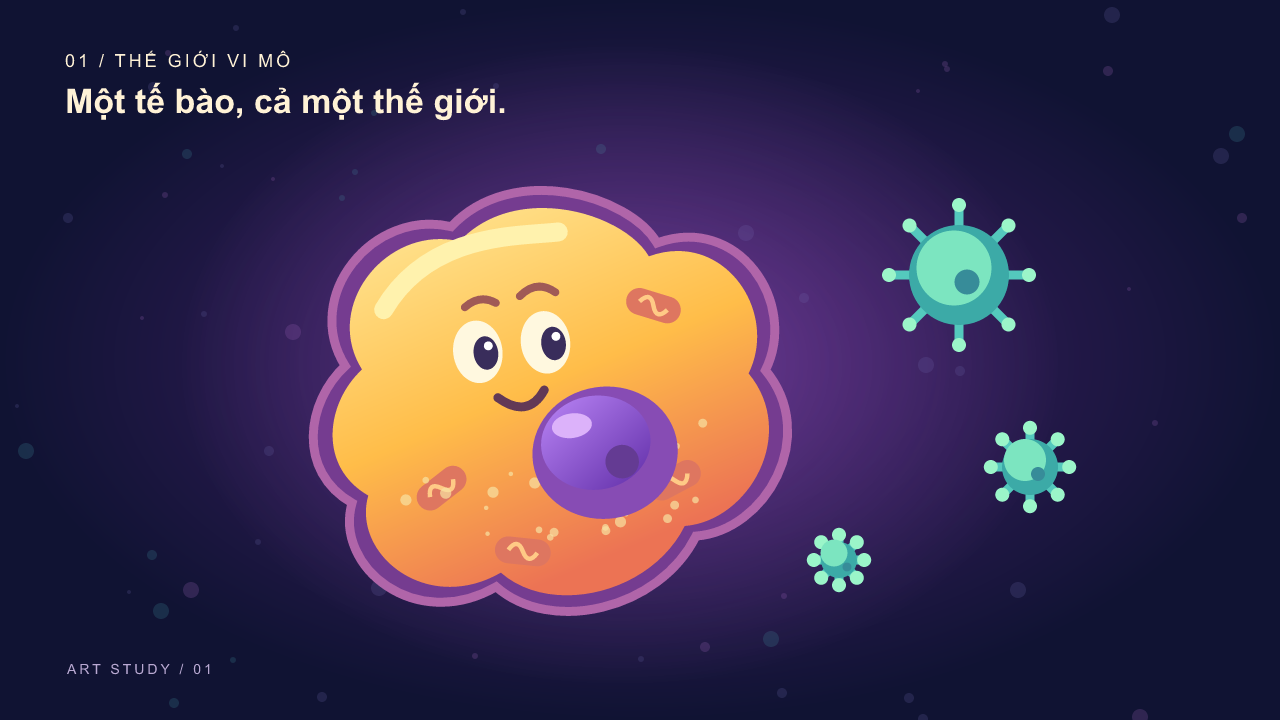
#> input picture artwork/science-samples/01-cell.png, 1280 x 720 px; its folder holds 3 pictures in this run
$ python draw_samples.py
#> lines starting #> are read from the running program, lines starting #| are printed output that depends on the picture
from pathlib import Path
import math, random
import resvg_py
from PIL import Image

OUT=Path(__file__).parent
random.seed(24)
DEFS='''<defs>
<radialGradient id="space"><stop stop-color="#45216e"/><stop offset="1" stop-color="#101333"/></radialGradient>
<linearGradient id="gold" x2=".3" y2="1"><stop stop-color="#ffe796"/><stop offset=".55" stop-color="#ffbd49"/><stop offset="1" stop-color="#ec7354"/></linearGradient>
<linearGradient id="purple" x2=".8" y2="1"><stop stop-color="#b984f5"/><stop offset="1" stop-color="#6936af"/></linearGradient>
<linearGradient id="mint" x2="0" y2="1"><stop stop-color="#aff9d9"/><stop offset="1" stop-color="#44bdc6"/></linearGradient>
<radialGradient id="halo"><stop stop-color="#b765df" stop-opacity=".4"/><stop offset="1" stop-color="#b765df" stop-opacity="0"/></radialGradient>
</defs>'''
def path(d,fill,extra=''): return f'<path d="{d}" fill="{fill}" {extra}/>'
def circle(x,y,r,c,extra=''): return f'<circle cx="{x}" cy="{y}" r="{r}" fill="{c}" {extra}/>'
def ellipse(x,y,rx,ry,c,extra=''): return f'<ellipse cx="{x}" cy="{y}" rx="{rx}" ry="{ry}" fill="{c}" {extra}/>'
def text(x,y,s,size=20,c='#fff2d6',extra=''): return f'<text x="{x}" y="{y}" fill="{c}" font-family="Arial" font-size="{size}" {extra}>{s}</text>'
def group(id,body,transform=''): return f'<g id="{id}" transform="{transform}">{body}</g>'
def bg():
    s='<rect width="1280" height="720" fill="url(#space)"/>'
    for i in range(65):
        s+=circle(random.randrange(1280),random.randrange(720),random.choice([2,3,5,8]),random.choice(['#81539f','#53518c','#347285']), 'opacity=".28"')
    return s
def save(name,s):
    svg=f'<svg xmlns="http://www.w3.org/2000/svg" width="1280" height="720" viewBox="0 0 1280 720">{DEFS}{s}</svg>'
    (OUT/f'{name}.svg').write_text(svg,encoding='utf-8')
    (OUT/f'{name}.png').write_bytes(resvg_py.svg_to_bytes(svg_string=svg))

blob='M-180,-65 C-210,-132 -136,-201 -69,-175 C-7,-225 92,-181 111,-135 C186,-151 229,-65 191,-9 C231,56 171,133 109,129 C67,190 -32,198 -74,149 C-151,180 -215,111 -191,57 C-236,22 -219,-38 -180,-65Z'
s=bg()+ellipse(620,365,440,320,'url(#halo)')
s+=text(65,67,'01  /  THẾ GIỚI VI MÔ',18,extra='letter-spacing="3"')
s+=text(65,113,'Một tế bào, cả một thế giới.',34,extra='font-weight="bold"')
cell=path(blob,'#753c90','stroke="#b065a9" stroke-width="8"')
cell+=path(blob,'url(#gold)','transform="scale(.92)"')
cell+=path('M-139,-110 C-89,-173 -11,-158 25,-157','none','stroke="#fff2ad" stroke-width="17" stroke-linecap="round"')
for x,y,a in [(-110,55,-30),(100,-80,25),(97,77,-20),(-46,121,14)]:
    cell+=group('organelle'+str(x),'<rect x="-25" y="-12" width="50" height="24" rx="12" fill="#de7660"/>'+path('M-13,0 Q-6,-12 0,0 T13,0','none','stroke="#ffca86" stroke-width="4"'),f'translate({x} {y}) rotate({a})')
for i in range(24):
    x,y=random.randint(-145,145),random.randint(30,125)
    cell+=circle(x,y,random.randint(2,5),'#f7e2a2','opacity=".7"')
cell+=group('nucleus',ellipse(39,44,65,59,'#874cb4')+ellipse(32,34,49,42,'url(#purple)')+ellipse(13,16,18,11,'#dcb2fa')+circle(53,54,15,'#643b93'))
face=''
for x in [-61,0]: face+=ellipse(x,-61,22,28,'#fff8df')+ellipse(x+7,-59,11,15,'#392d5b')+circle(x+10,-65,4,'white')
face+=path('M-67,-102 Q-52,-112 -39,-102 M-17,-105 Q0,-118 15,-104','none','stroke="#a05a56" stroke-width="7" stroke-linecap="round"')
face+=path('M-49,-18 Q-25,5 -7,-19','none','stroke="#623956" stroke-width="8" stroke-linecap="round"')
cell+=group('face',face)
s+=group('cell',cell,'translate(555 410) rotate(-8) scale(1.12)')
for j,(x,y,r) in enumerate([(959,275,50),(1030,467,28),(839,560,18)]):
    v=''
    for k in range(8):
        a=k*math.pi/4; X,Y=math.cos(a)*r*1.4,math.sin(a)*r*1.4
        v+=path(f'M0,0 L{X},{Y}','none','stroke="#54c9bd" stroke-width="9"')+circle(X,Y,7,'#9bf5c9')
    v+=circle(0,0,r,'#3caaa7')+circle(-5,-7,r*.75,'#7ce5c0')+circle(8,7,r*.25,'#378c99')
    s+=group('particle'+str(j),v,f'translate({x} {y})')
s+=text(67,674,'ART STUDY  /  01',14,'#b9a9d2',extra='letter-spacing="3"')
save('01-cell',s)

s=bg()+text(65,67,'02  /  MỘT CÁNH CỔNG NHỎ',18,extra='letter-spacing="3"')+text(65,113,'Đúng tín hiệu. Mở đúng cửa.',34,extra='font-weight="bold"')
s+=path('M0,463 L1280,314 L1280,720 L0,720Z','#f9ce80')
s+=path('M0,445 L1280,296 L1280,380 L0,529Z','#ad397a')
lip=''
for x in range(-30,1320,26):
    y=445-x*.1164
    lip+=path(f'M{x},{y+13} q-8,16 0,31 m8,-31 q-8,16 0,31','none','stroke="#ff9eb3" stroke-width="7" stroke-linecap="round"')
    lip+=circle(x+3,y,12,'#f96c9e')+circle(x,y-4,4,'#ffb1c5')+circle(x+3,y+70,12,'#ed628e')
s+=group('lipid-bilayer',lip)
gate=ellipse(0,0,90,90,'#532778')+path('M-28,-83 C-96,-94 -103,-4 -69,71 L-27,78 Q-54,0 -28,-83','#53c8aa')+path('M28,-83 C96,-94 103,-4 69,71 L27,78 Q54,0 28,-83','url(#mint)')
gate+=path('M-58,-59 Q-79,-8 -53,45','none','stroke="#aff6ce" stroke-width="7" stroke-linecap="round"')
s+=group('gate',gate,'translate(765 394) rotate(-7)')
arm=path('M585,375 L546,299 L604,233 L677,249','none','stroke="#228cb8" stroke-width="29" stroke-linejoin="round" stroke-linecap="round"')
for x,y in [(585,375),(546,299),(604,233),(677,249)]: arm+=circle(x,y,19,'#58d7e1')+circle(x-4,y-5,7,'#a8f5eb')
arm+=path('M676,248 L703,221 L735,235 M677,249 L693,279 L727,274','none','stroke="#59dce4" stroke-width="15" stroke-linecap="round" stroke-linejoin="round"')
s+=group('protein',arm)
s+=circle(752,248,21,'#fff1a1')+circle(747,242,8,'white')
for x,y in [(387,259),(293,332),(981,180),(1048,265),(413,571),(1035,535)]:
    s+=group('molecule'+str(x),circle(-9,0,12,'#a888df')+circle(9,0,12,'#a888df')+circle(0,-13,12,'#cfb2f6'),f'translate({x} {y}) rotate(25)')
s+=text(70,213,'BÊN NGOÀI',15,'#ae9ccc',extra='letter-spacing="3"')+text(70,610,'BÊN TRONG',15,'#9d5966',extra='letter-spacing="3"')
s+=text(67,674,'ART STUDY  /  02 · CƠ CHẾ CÁCH ĐIỆU',14,'#9d5966',extra='letter-spacing="2"')
save('02-membrane',s)

s='<rect width="1280" height="720" fill="#fff1cf"/>'+circle(985,281,280,'#d4ead7')+circle(1150,90,145,'#c3e3d3')
s+=text(65,67,'03  /  CHUYỆN CỦA CON NGƯỜI',18,'#5b5073',extra='letter-spacing="3"')+text(65,113,'Tò mò là điểm bắt đầu.',34,'#373452',extra='font-weight="bold"')
s+='<rect x="65" y="197" width="430" height="322" rx="24" fill="#d1e4d5"/><rect x="82" y="213" width="396" height="289" rx="16" fill="#f8ffe6"/>'
for k in range(20):
    x=115+k*17; y=345; off=math.sin(k*.42)*67
    s+=path(f'M{x},{y+off} L{x},{y-off}','none','stroke="#8bcfc2" stroke-width="7"')
for phase,c in [(0,'#388fa0'),(math.pi,'#7e60b7')]:
    pts=[f'{115+i*3.4},{345+math.sin(i*.084+phase)*67}' for i in range(96)]
    s+=path('M'+' L'.join(pts),'none',f'stroke="{c}" stroke-width="9" stroke-linecap="round"')
s+=ellipse(851,655,208,24,'#e2cba9')
person=path('M-96,153 Q-150,182 -159,335 L155,335 Q144,191 86,151Z','#5c5795')
person+=path('M-86,149 L-24,169 L10,283 L40,169 L85,151 L117,335 L-119,335Z','#fffdf0')
person+=path('M-26,115 L-25,169 Q10,197 40,166 L40,113Z','#d2778e')
person+=path('M-28,160 L-66,150 L-85,205 L-46,218 L-57,249 L0,315Z','#d2e7df')+path('M39,161 L74,148 L92,204 L58,218 L67,247 L15,312Z','#e2eee0')
person+=path('M-121,180 Q-151,187 -179,238 L-265,195','none','stroke="#fffdf0" stroke-width="48" stroke-linecap="round"')
person+=path('M-266,196 L-286,178 M-269,198 L-303,193','none','stroke="#ed9ca6" stroke-width="22" stroke-linecap="round"')
person+=path('M105,185 Q147,217 131,271 L60,291','none','stroke="#f5f7e9" stroke-width="48" stroke-linecap="round"')
person+=group('head',ellipse(-1,18,88,104,'#3d365a')+ellipse(-73,51,18,23,'#df889c')+ellipse(77,51,18,23,'#e997a5')+path('M-69,-2 Q-66,-65 10,-64 Q77,-59 73,18 L66,77 Q49,123 9,129 Q-45,121 -63,75Z','#efa5ab')+path('M-76,23 Q-116,-46 -52,-81 Q-9,-125 43,-85 Q105,-80 88,-7 Q57,2 40,-34 Q-5,9 -53,-5 L-64,37Z','#393451')+path('M-66,-53 Q-15,-94 33,-68','none','stroke="#65547a" stroke-width="12" stroke-linecap="round"')+ellipse(-28,43,17,20,'#fff7dc')+ellipse(37,43,17,20,'#fff7dc')+ellipse(-33,44,8,12,'#393451')+ellipse(32,44,8,12,'#393451')+path('M-47,14 Q-30,4 -12,14 M24,9 Q40,0 55,12','none','stroke="#59405e" stroke-width="7" stroke-linecap="round"')+path('M8,42 L0,66 L15,66','none','stroke="#d67d90" stroke-width="6" stroke-linecap="round"')+path('M-13,86 Q9,106 32,84','#9c4c71')+path('M-9,87 L28,86 Q13,97 -9,87','#fff7df'))
person+='<rect x="-1" y="248" width="98" height="107" rx="9" fill="#3b7c8c" transform="rotate(-12 48 300)"/>'+path('M124,277 L74,296','none','stroke="#efa5ab" stroke-width="24" stroke-linecap="round"')
s+=group('scientist',person,'translate(885 298)')
s+=text(67,674,'ART STUDY  /  03',14,'#897c8c',extra='letter-spacing="3"')
save('03-scientist',s)
sheet=Image.new('RGB',(1280,2160))
#> sheet: PIL image 1280x2160 RGB; every value is 0
for i,n in enumerate(['01-cell','02-membrane','03-scientist']):
    with Image.open(OUT/f'{n}.png') as im: sheet.paste(im,(0,i*720))
#> im is the input picture: PIL image 1280x720 RGBA; mean R, G, B, A 65.6, 50.7, 77.8, 255
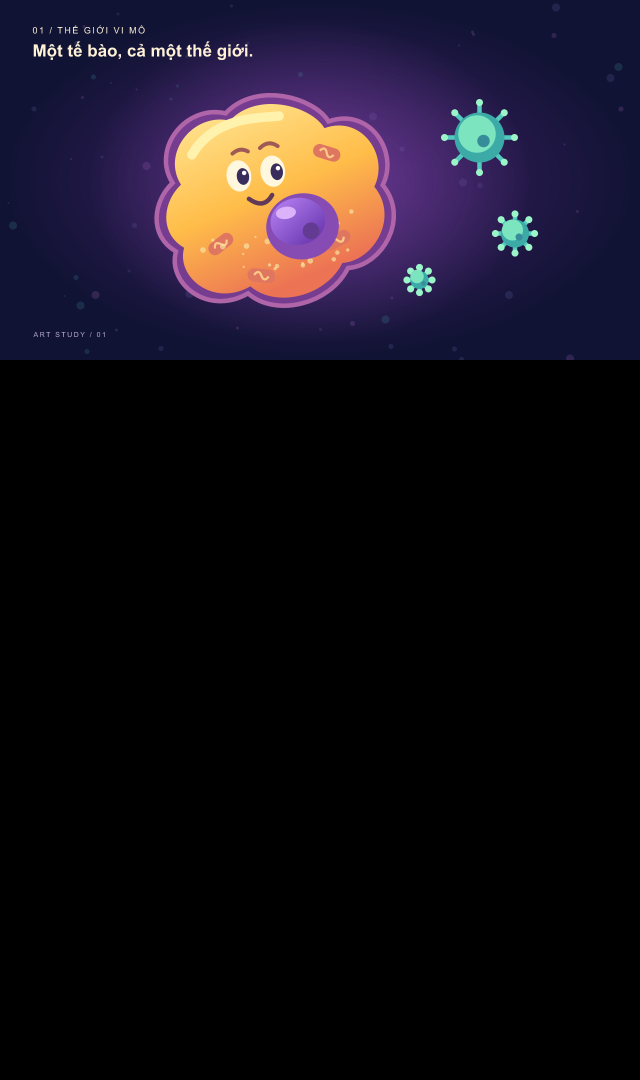
#> sheet: PIL image 1280x2160 RGB (shown at 1/2 size); mean R, G, B 21.9, 16.9, 25.9
#> pass 2 of the loop `for i,n in enumerate(['01-cell','02-membrane','03-scientist']):`:
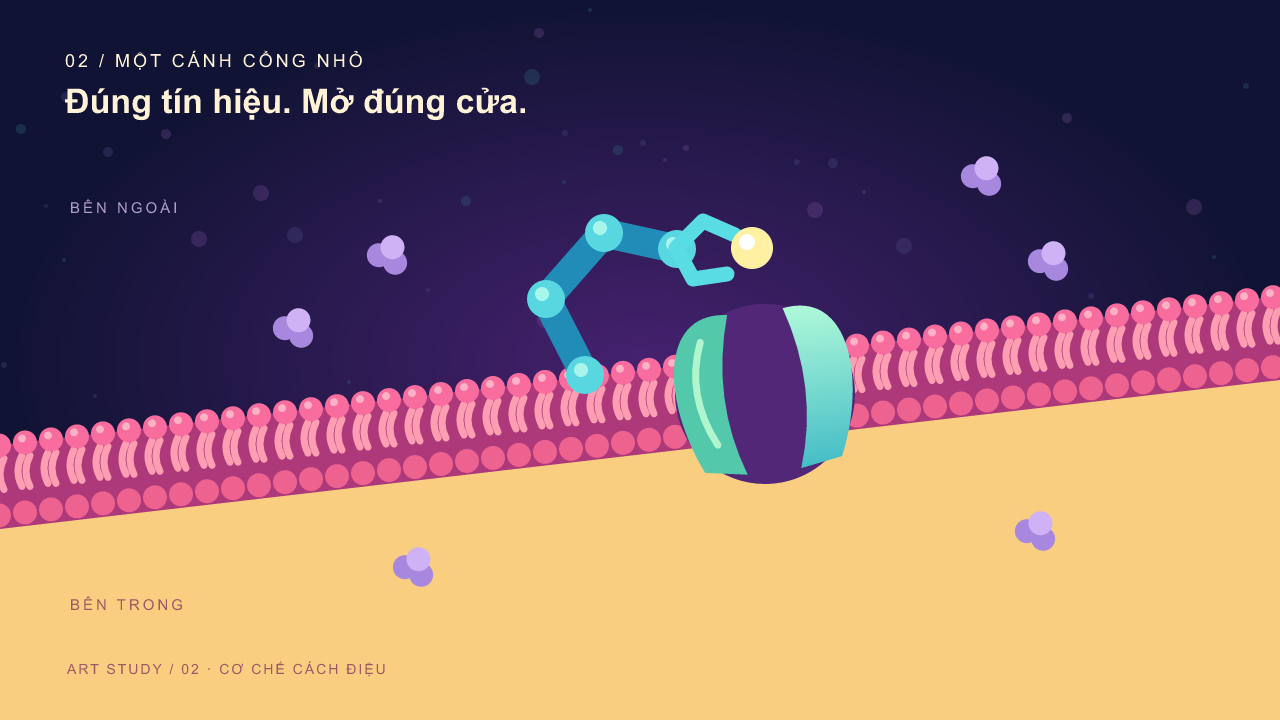
#> input picture artwork/science-samples/02-membrane.png, 1280 x 720 px
#> im is the input picture: PIL image 1280x720 RGBA; mean R, G, B, A 134.2, 104.4, 103.5, 255
#> `with Image.open(OUT/f'{n}.png') as im: sheet.paste(im,(0,i*720))`:
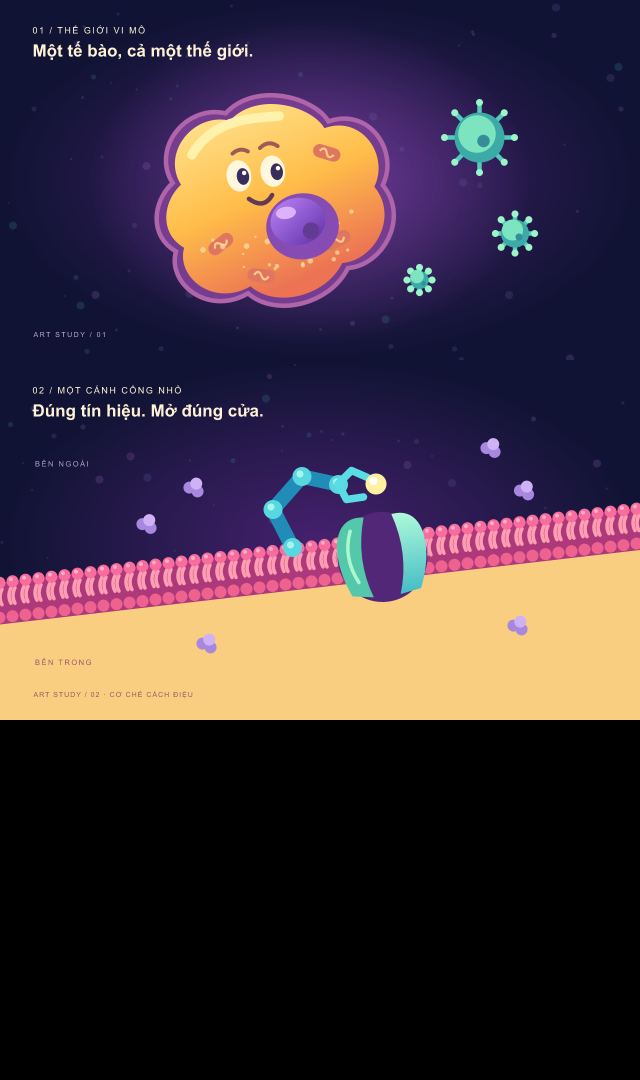
#> sheet: PIL image 1280x2160 RGB (shown at 1/2 size); mean R, G, B 66.6, 51.7, 60.4
#> pass 3 of the loop `for i,n in enumerate(['01-cell','02-membrane','03-scientist']):`:
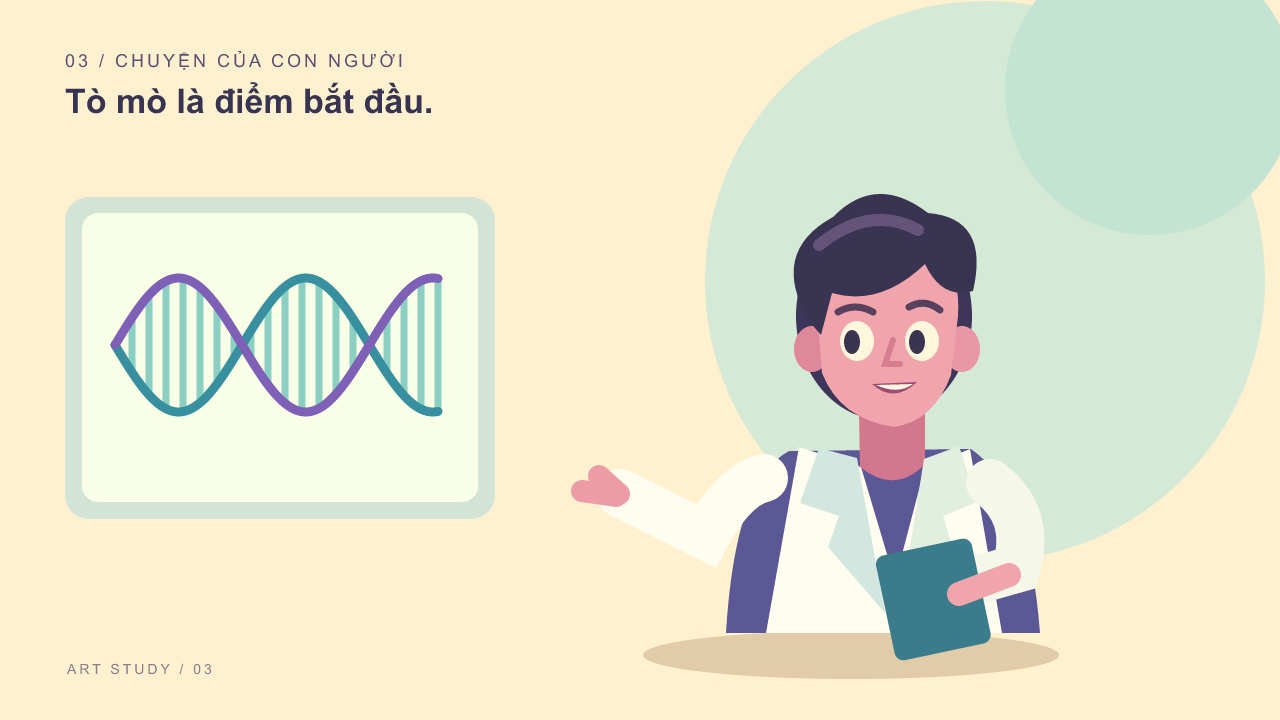
#> input picture artwork/science-samples/03-scientist.png, 1280 x 720 px
#> im is the input picture: PIL image 1280x720 RGBA; mean R, G, B, A 229.6, 228.8, 206, 255
#> `with Image.open(OUT/f'{n}.png') as im: sheet.paste(im,(0,i*720))`:
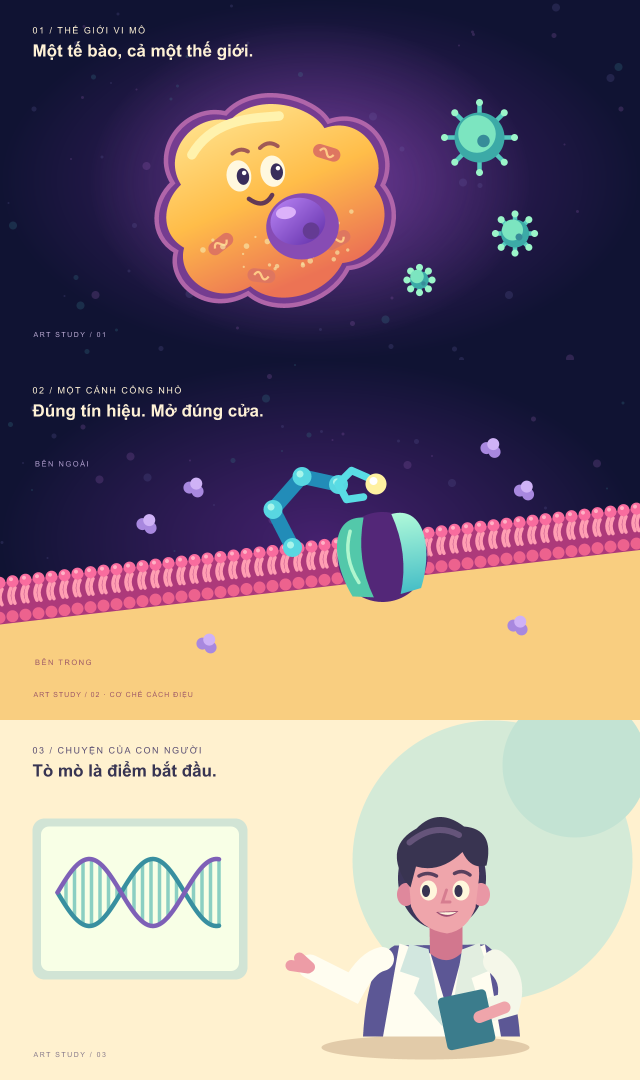
#> sheet: PIL image 1280x2160 RGB (shown at 1/2 size); mean R, G, B 143.1, 128, 129.1
sheet.save(OUT/'preview.jpg',quality=95)
print('Created 3 layered SVGs, 3 PNGs and preview.jpg')
